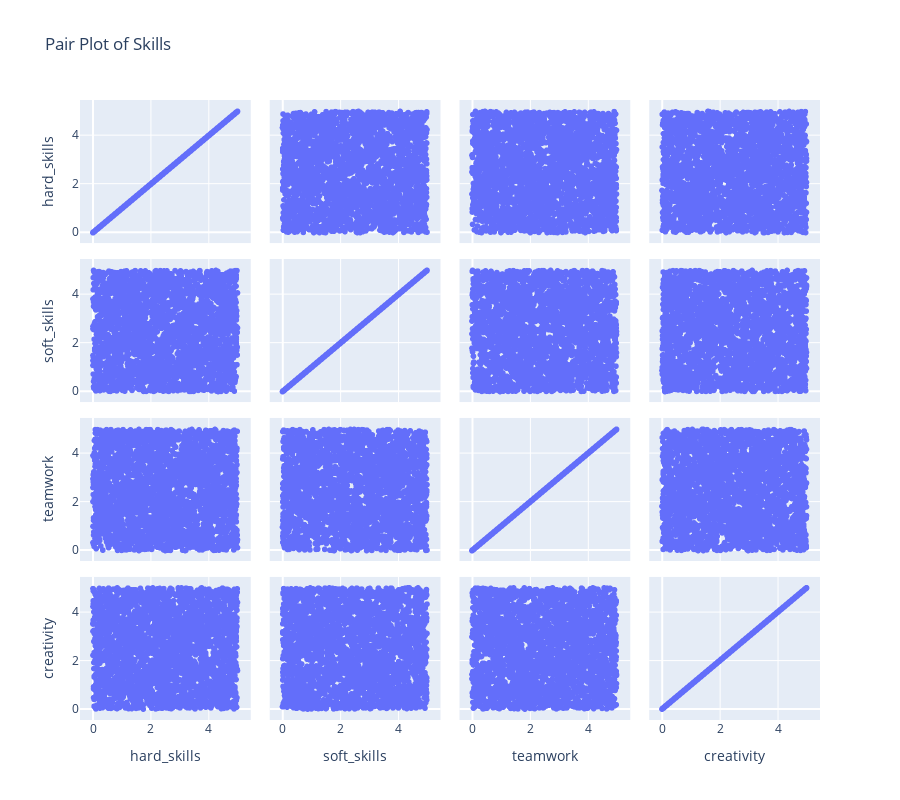

Notebook cell for this chart:
### Markdown cell above
The box plot shows that all skills are fairly evenly distributed, with medians around 2.5. This is expected, as we generated the data using a uniform distribution.

### Code cell
# Pair Plot of Skills
fig = px.scatter_matrix(X, title='Pair Plot of Skills', height=800)
fig.show()

### Figure 1 — Plotly figure (JSON) as saved in the notebook; plotly's stock layout.template omitted (floating-point values rounded to 4 significant figures; data arrays with more than 128 entries replaced by an {"elided": "..."} marker saying what was removed)
{"data": [{"dimensions": [{"axis": {"matches": true}, "label": "hard_skills", "values": {"elided": "2880 float values"}}, {"axis": {"matches": true}, "label": "soft_skills", "values": {"elided": "2880 float values"}}, {"axis": {"matches": true}, "label": "teamwork", "values": {"elided": "2880 float values"}}, {"axis": {"matches": true}, "label": "creativity", "values": {"elided": "2880 float values"}}], "hovertemplate": "%{xaxis.title.text}=%{x}<br>%{yaxis.title.text}=%{y}<extra></extra>", "legendgroup": "", "marker": {"color": "#636efa", "symbol": "circle"}, "name": "", "showlegend": false, "type": "splom"}], "layout": {"dragmode": "select", "height": 800, "legend": {"tracegroupgap": 0}, "title": {"text": "Pair Plot of Skills"}}}
